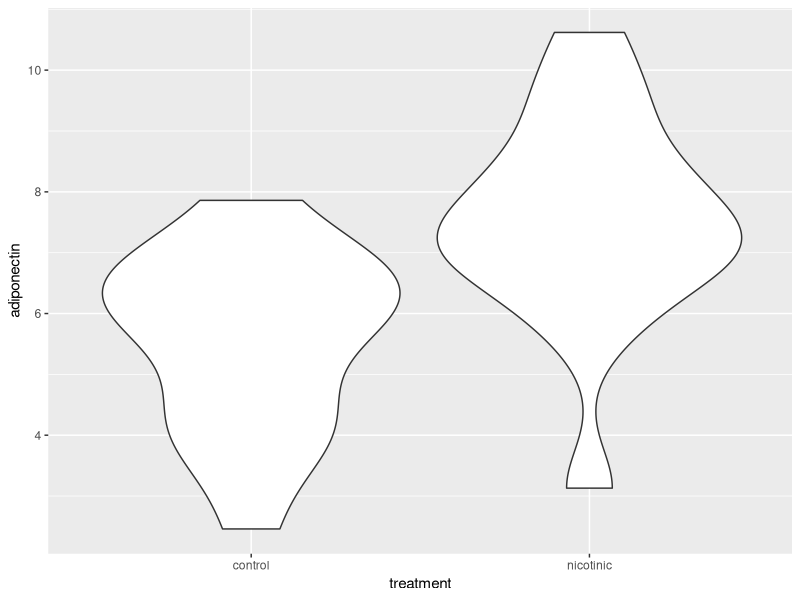
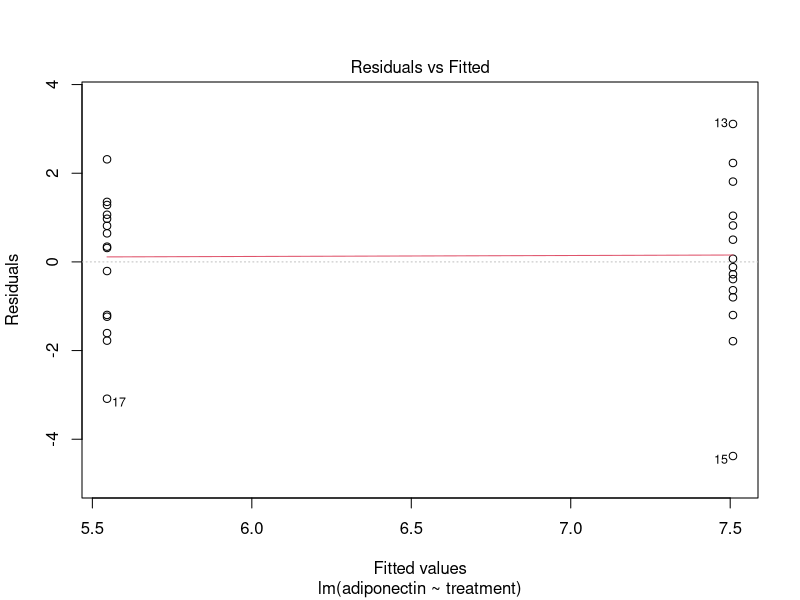
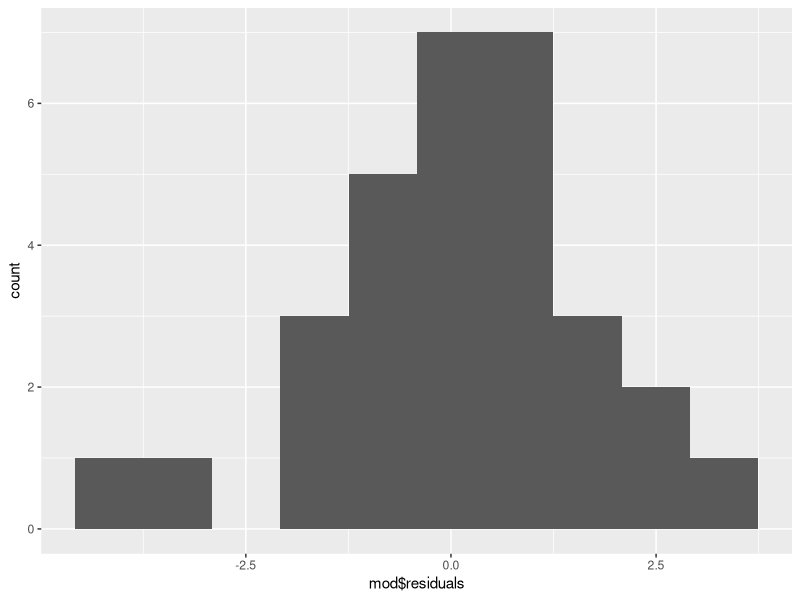
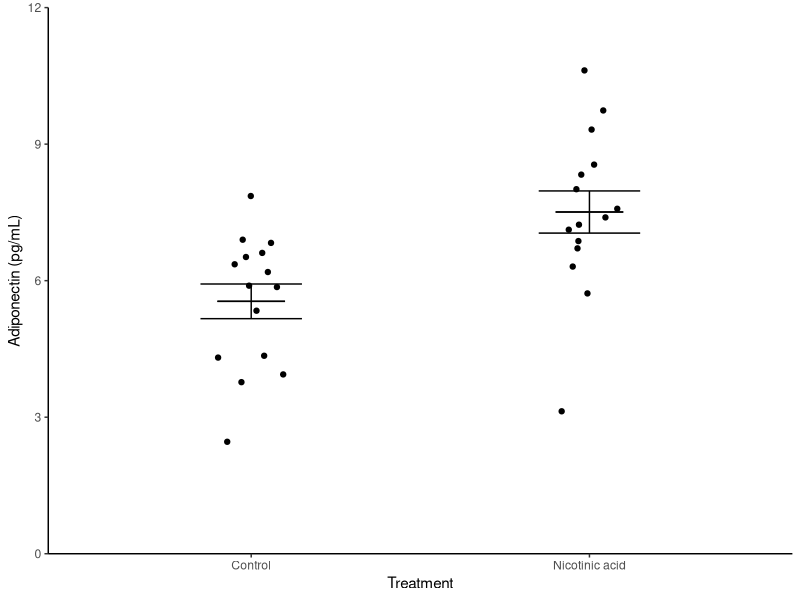
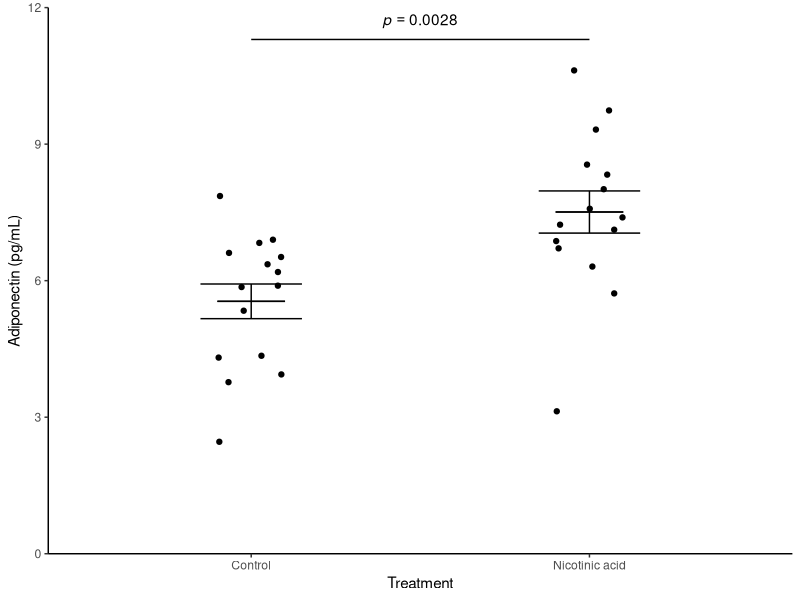
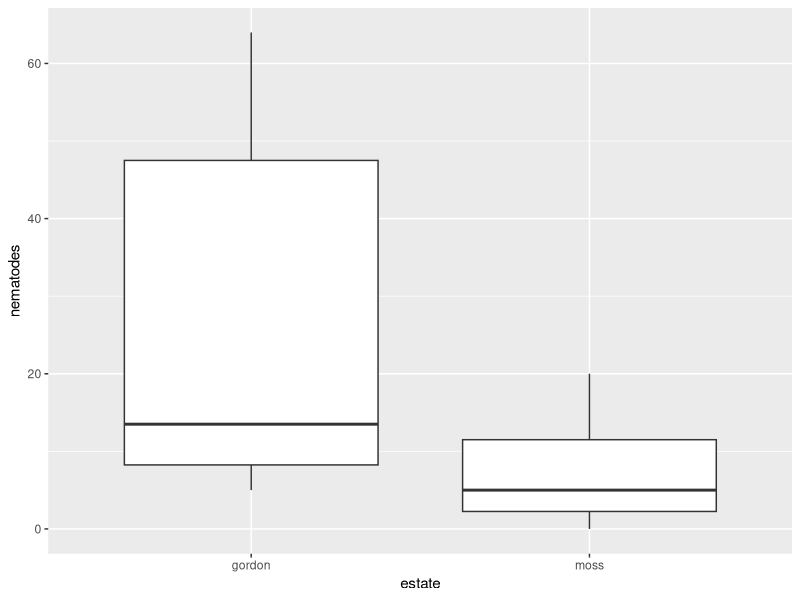
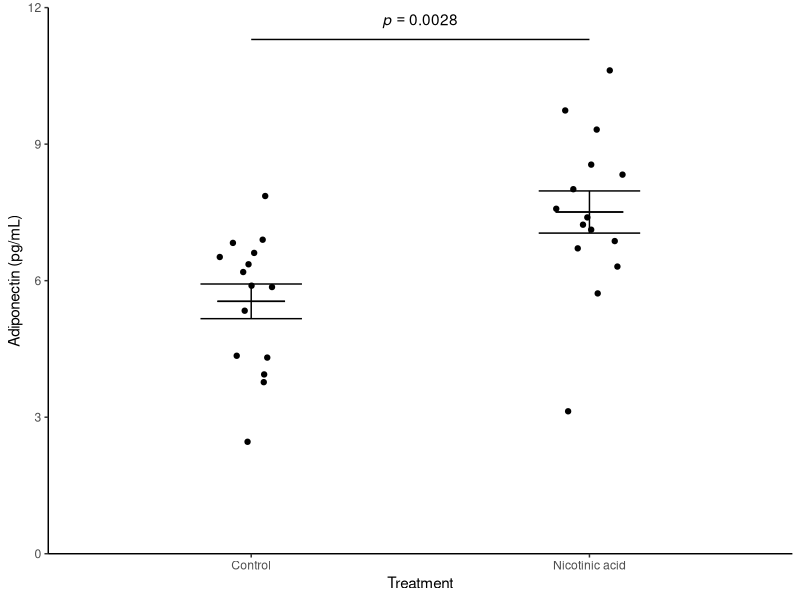
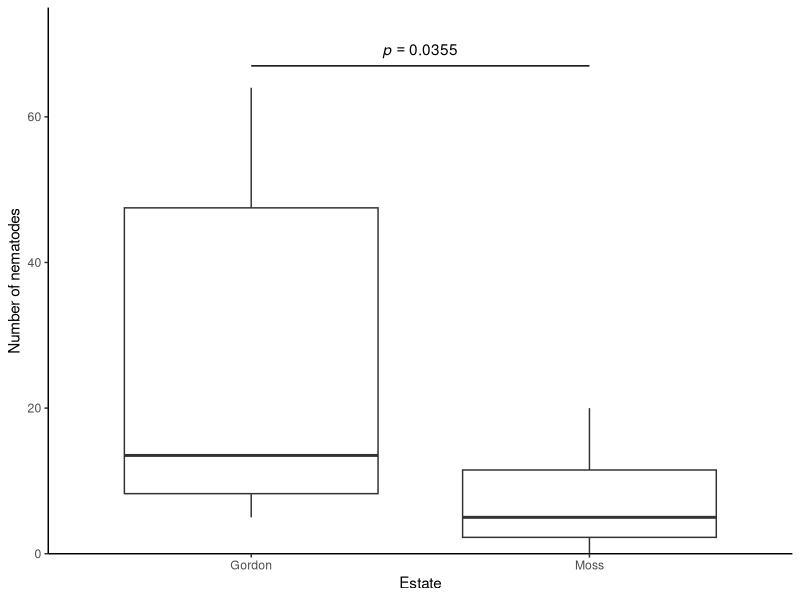

Generate these figures, in order, with R:
## ---- chunk 1
#| include: false
library(tidyverse)
library(kableExtra)
## ---- chunk 2
#| include: false  

#| #---CODING ANSWER---
adip  <-  read_table("data-raw/adipocytes.txt")
str(adip)
## ---- chunk 3
ggplot(data = adip, aes(x = treatment, y = adiponectin)) +
  geom_violin()
## ---- chunk 4
#| include: false  

#| #---CODING ANSWER---

adip_summary <- adip |>
  group_by(treatment) |>
  summarise(mean = mean(adiponectin),
            std = sd(adiponectin),
            n = length(adiponectin),
            se = std/sqrt(n))

## ---- chunk 5
#| echo: false
knitr::kable(adip_summary) |> 
  kableExtra::kable_styling()
## ---- chunk 6
mod <- lm(data = adip,
          adiponectin ~ treatment)
## ---- chunk 7
summary(mod)
## ---- chunk 8
#| include: false

#---CODING ANSWER-

plot(mod, which = 1)
## ---- chunk 9
#| include: false

#---CODING ANSWER-

ggplot(mapping = aes(x = mod$residuals)) + 
  geom_histogram(bins = 10)
## ---- chunk 10
#| include: false

#---CODING ANSWER-

shapiro.test(mod$residuals)
## ---- chunk 11
#| echo: false

#---CODING ANSWER---
ggplot() +
  geom_point(data = adip, aes(x = treatment, y = adiponectin),
             position = position_jitter(width = 0.1, height = 0)) +
  geom_errorbar(data = adip_summary, 
                aes(x = treatment, ymin = mean - se, ymax = mean + se),
                width = 0.3) +
  geom_errorbar(data = adip_summary, 
                aes(x = treatment, ymin = mean, ymax = mean),
                width = 0.2) +
  scale_y_continuous(name = "Adiponectin (pg/mL)", 
                     limits = c(0, 12), 
                     expand = c(0, 0)) +
  scale_x_discrete(name = "Treatment", 
                   labels = c("Control", "Nicotinic acid")) +
  theme_classic()

## ---- chunk 12
p_value <- broom::glance(mod) |> pull(p.value) |> round(4)
## ---- chunk 13
#| echo: false

ggplot() +
  geom_point(data = adip, aes(x = treatment, y = adiponectin),
             position = position_jitter(width = 0.1, height = 0)) +
  geom_errorbar(data = adip_summary, 
                aes(x = treatment, ymin = mean - se, ymax = mean + se),
                width = 0.3) +
  geom_errorbar(data = adip_summary, 
                aes(x = treatment, ymin = mean, ymax = mean),
                width = 0.2) +
  scale_y_continuous(name = "Adiponectin (pg/mL)", 
                     limits = c(0, 12), 
                     expand = c(0, 0)) +
  scale_x_discrete(name = "Treatment", 
                   labels = c("Control", "Nicotinic acid")) +
  annotate("segment", x = 1, xend = 2, 
           y = 11.3, yend = 11.3,
           colour = "black") +
  annotate("text", x = 1.5,  y = 11.7,
           label = glue::glue("italic(p) == { p_value }"),
                              parse = TRUE) +
  theme_classic()
## ---- chunk 14
#| include: false

#---CODING ANSWER---

# Assign the figure to a variable
fig1 <- ggplot() +
  geom_point(data = adip, aes(x = treatment, y = adiponectin),
             position = position_jitter(width = 0.1, height = 0)) +
  geom_errorbar(data = adip_summary, 
                aes(x = treatment, ymin = mean - se, ymax = mean + se),
                width = 0.3) +
  geom_errorbar(data = adip_summary, 
                aes(x = treatment, ymin = mean, ymax = mean),
                width = 0.2) +
  scale_y_continuous(name = "Adiponectin (pg/mL)", 
                     limits = c(0, 12), 
                     expand = c(0, 0)) +
  scale_x_discrete(name = "Treatment", 
                   labels = c("Control", "Nicotinic acid")) +
  annotate("segment", x = 1, xend = 2, 
           y = 11.3, yend = 11.3,
           colour = "black") +
  annotate("text", x = 1.5,  y = 11.7, 
           label = glue::glue("italic(p) == { p_value }"),
                              parse = TRUE) +
  theme_classic()

## ---- chunk 15
#| include: false

#---CODING ANSWER---

# save figure to figures/adipo.png
ggsave("figures/adipo.png",
       plot = fig1,
       width = 3.5,
       height = 3.5,
       units = "in",
       dpi = 300)

## ---- chunk 16
#| include: false  

#| #---CODING ANSWER---
grouse  <-  read_csv("data-raw/grouse.csv")
str(grouse)
## ---- chunk 17
#| include: false  

# ---CODING ANSWER---
grouse |> 
  group_by(estate) |> 
  summarise(median(nematodes))
## ---- chunk 18
wilcox.test(data = grouse, nematodes ~ estate)
## ---- chunk 19
ggplot(data = grouse, aes(x = estate, y = nematodes) ) +
  geom_boxplot() 
## ---- chunk 20
p_value <- wilcox.test(data = grouse, nematodes ~ estate) |> 
  broom::tidy() |> 
  pull(p.value) |>
  round(4)

## ---- chunk 21
#| include: false  

# ---CODING ANSWER---

fig2 <- ggplot(data = grouse, aes(x = estate, y = nematodes) ) +
  geom_boxplot() + 
  scale_x_discrete(name = "Estate", 
                   labels = c("Gordon", "Moss")) +
  scale_y_continuous(name = "Number of nematodes",
                     expand = c(0, 0),
                     limits = c(0, 75)) +
  annotate("segment", x = 1, xend = 2, 
           y = 67, yend = 67,
           colour = "black") +
  annotate("text", x = 1.5,  y = 69, 
          label = glue::glue("italic(p) == { p_value }"),
          parse = TRUE) +
  theme_classic()

# save figure to figures/grouse.png
ggsave("figures/grouse.png",
       plot = fig2,
       width = 3,
       height = 3,
       units = "in",
       dpi = 300)
## ---- chunk 22
#| include: false  

#---CODING ANSWER---

# we need the readxl package
library(readxl)
bambara  <-  read_excel("data-raw/expr.xlsx")
## ---- chunk 23
mod <- lm(data = bambara, 
          expression ~ temperature + probe_id)
## ---- chunk 24
summary(mod)
## ---- chunk 25
anova(mod)
